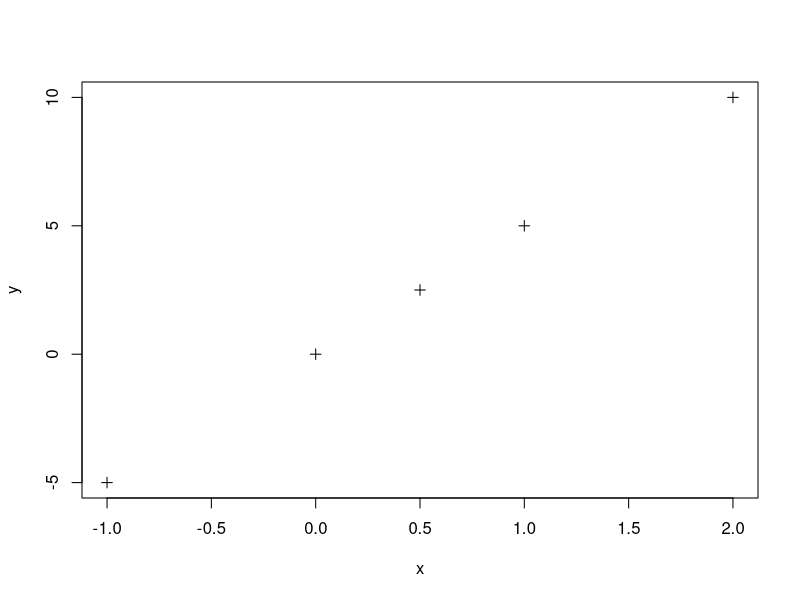

Write the R code that produced this figure.
## ---- chunk 1
x <- c(0, 1, 2, 0.5, -1)
y <- c(0, 5, 10, 2.5, -5)
  
# Plotting the graph
plot(x, y, cex = 1, pch = 3, xlab ="x", ylab ="y", col ="black")
